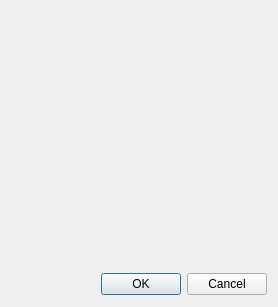
<?xml version="1.0" encoding="UTF-8"?>
<ui version="4.0">
 <class>PalEditor</class>
 <widget class="QDialog" name="PalEditor">
  <property name="windowModality">
   <enum>Qt::WindowModal</enum>
  </property>
  <property name="geometry">
   <rect>
    <x>0</x>
    <y>0</y>
    <width>274</width>
    <height>307</height>
   </rect>
  </property>
  <property name="windowTitle">
   <string>Palette Editor</string>
  </property>
  <property name="modal">
   <bool>true</bool>
  </property>
  <layout class="QVBoxLayout" name="verticalLayout" stretch="10,0">
   <item>
    <widget class="xPalGrid" name="labPalette" native="true">
     <property name="toolTip">
      <string>Click a color to change it</string>
     </property>
     <property name="sizePolicy">
      <sizepolicy hsizetype="Fixed" vsizetype="Fixed">
       <horstretch>0</horstretch>
       <verstretch>0</verstretch>
      </sizepolicy>
     </property>
     <property name="minimumSize">
      <size>
       <width>256</width>
       <height>256</height>
      </size>
     </property>
     <property name="maximumSize">
      <size>
       <width>256</width>
       <height>256</height>
      </size>
     </property>
    </widget>
   </item>
   <item>
    <layout class="QHBoxLayout" name="horizontalLayout">
     <item>
      <spacer name="horizontalSpacer">
       <property name="orientation">
        <enum>Qt::Horizontal</enum>
       </property>
       <property name="sizeHint" stdset="0">
        <size>
         <width>40</width>
         <height>20</height>
        </size>
       </property>
      </spacer>
     </item>
     <item>
      <widget class="QPushButton" name="pbOk">
       <property name="text">
        <string>OK</string>
       </property>
      </widget>
     </item>
     <item>
      <widget class="QPushButton" name="pbCancel">
       <property name="text">
        <string>Cancel</string>
       </property>
      </widget>
     </item>
    </layout>
   </item>
  </layout>
 </widget>
 <customwidgets>
  <customwidget>
   <class>xPalGrid</class>
   <extends>QWidget</extends>
   <header location="global">stdlib.h</header>
   <container>1</container>
  </customwidget>
 </customwidgets>
 <resources/>
 <connections/>
</ui>
